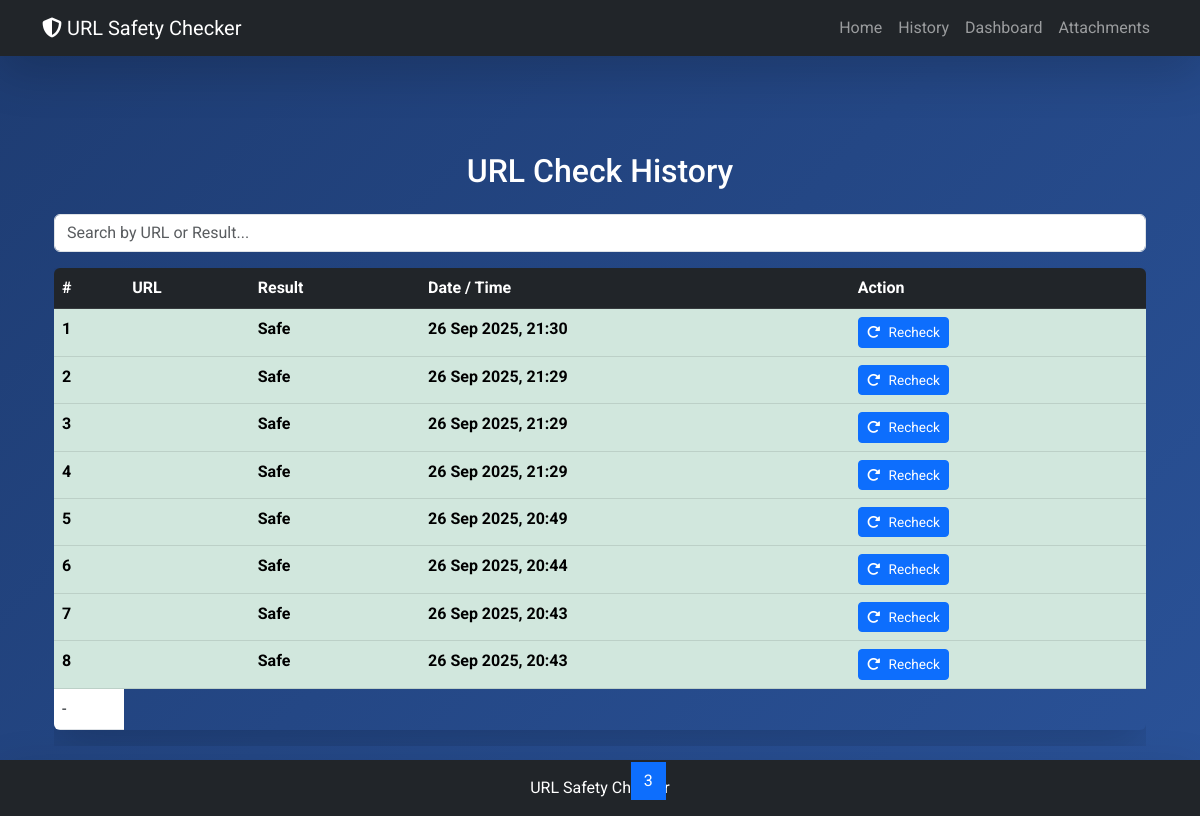
Screenshot of /history/?page=3 with the database file from the repository.
### detection/models.py (models this page shows, shortened)
class URLHistory(models.Model):
    RESULT_CHOICES = [
        ("Safe", "Safe"),
        ("Suspicious", "Suspicious"),
        ("Phishing", "Phishing")
    ]
    url = models.URLField(max_length=500)
    result = models.CharField(max_length=20, choices=RESULT_CHOICES)
    timestamp = models.DateTimeField(auto_now_add=True)

### detection/views.py (the view)
# urls.py: path('history/', views.history, name='history'),
def history(request):
    history_list = URLHistory.objects.all().order_by('-timestamp')  # latest first
    context = {"history": history_list}
    all_entries = URLHistory.objects.all().order_by('-timestamp')  # newest first
    paginator = Paginator(all_entries, 10)  # Show 10 entries per page
    page_number = request.GET.get('page')  # get page number from URL
    page_obj = paginator.get_page(page_number)  # get current page
    return render(request, "detection/history.html",{'history': page_obj})

### detection/templates/detection/history.html (shortened to what this page needs)
{% extends 'detection/base.html' %}
{% block content %}
<div class="container mt-5">
    <h2 class="mb-4 text-center animate__animated animate__fadeInDown">URL Check History</h2>
    <input type="text" id="searchInput" class="form-control mb-3" placeholder="Search by URL or Result...">
    <div class="table-responsive animate__animated animate__fadeInUp">
        <table class="table table-hover shadow-lg rounded">
            <thead class="table-dark">
                <tr>
                    <th>#</th>
                    <th>URL</th>
                    <th>Result</th>
                    <th>Date / Time</th>
                    <th>Action</th>
                </tr>
            </thead>
            <tbody>
                {% for entry in history %}
                <tr class="{% if entry.result == 'Safe' %}table-success{% elif entry.result == 'Suspicious' %}table-warning{% else %}table-danger{% endif %}">
                    <td>{{ forloop.counter }}</td>
                    <td>{{ entry.url }}</td>
                    <td>{{ entry.result }}</td>
                    <td>{{ entry.timestamp|date:"d M Y, H:i" }}</td>
                    <td>
                        <a href="{% url 'recheck' entry.id %}" class="btn btn-sm btn-primary">
                            <i class="fas fa-redo-alt"></i> Recheck
                        </a>
                    </td>
                </tr>
                {% empty %}
                <tr>
                    <td colspan="5" class="text-center">No URLs checked yet.</td>
                </tr>
                {% endfor %}
            <td>
  {% if entry.id %}
    <a href="{% url 'delete' entry.id %}" class="btn btn-sm btn-danger" onclick="return confirm('Are you sure you want to delete this entry?');">
      <i class="fas fa-trash-alt"></i> Remove
    </a>
  {% else %}
    -
  {% endif %}
</td>
            </tbody>
        </table>
    </div>
    <div class="row mt-3">
  <div class="col-12 d-flex justify-content-center">
    <nav aria-label="Page navigation">
      <ul class="pagination">
        {% if history.has_previous %}
          <li class="page-item">
            <a class="page-link" href="?page={{ history.previous_page_number }}">Previous</a>
          </li>
        {% else %}
          <li class="page-item disabled"><span class="page-link">Previous</span></li>
        {% endif %}
        {% for num in history.paginator.page_range %}
          {% if history.number == num %}
            <li class="page-item active">
              <span class="page-link">{{ num }}</span>
            </li>
          {% else %}
            <li class="page-item"><a class="page-link" href="?page={{ num }}">{{ num }}</a></li>
          {% endif %}
        {% endfor %}
        {% if history.has_next %}
          <li class="page-item">
            <a class="page-link" href="?page={{ history.next_page_number }}">Next</a>
          </li>
        {% else %}
          <li class="page-item disabled"><span class="page-link">Next</span></li>
        {% endif %}
      </ul>
    </nav>
  </div>
</div>
</div>
{% endblock %}

### detection/templates/static/detection/css/style.css (style rules this page uses)
body { font-family: 'Roboto', sans-serif; background: linear-gradient(135deg, #1e3c72, #2a5298); color: #fff; }
.btn-primary { transition: transform 0.2s ease, box-shadow 0.2s ease; }
html, body { height: 100%; margin: 0; display: flex; flex-direction: column; }
.btn-sm { padding: 0.25rem 0.5rem; font-size: 0.85rem; }
.btn-primary i, .btn-danger i { margin-right: 5px; }

### detection/templates/detection/history.html (style rules this page uses)
table { border-radius: 15px; overflow: hidden; }
.table-success { color: #155724; font-weight: bold; }

### rows the page displays
URLHistory: result "Safe", timestamp "26 Sep 2025, 21:30"
URLHistory: result "Safe", timestamp "26 Sep 2025, 21:29"
URLHistory: result "Safe", timestamp "26 Sep 2025, 21:29"
URLHistory: result "Safe", timestamp "26 Sep 2025, 21:29"
URLHistory: result "Safe", timestamp "26 Sep 2025, 20:49"
URLHistory: result "Safe", timestamp "26 Sep 2025, 20:44"
URLHistory: result "Safe", timestamp "26 Sep 2025, 20:43"
URLHistory: result "Safe", timestamp "26 Sep 2025, 20:43"

### other values shown
{{ num }} "3"
